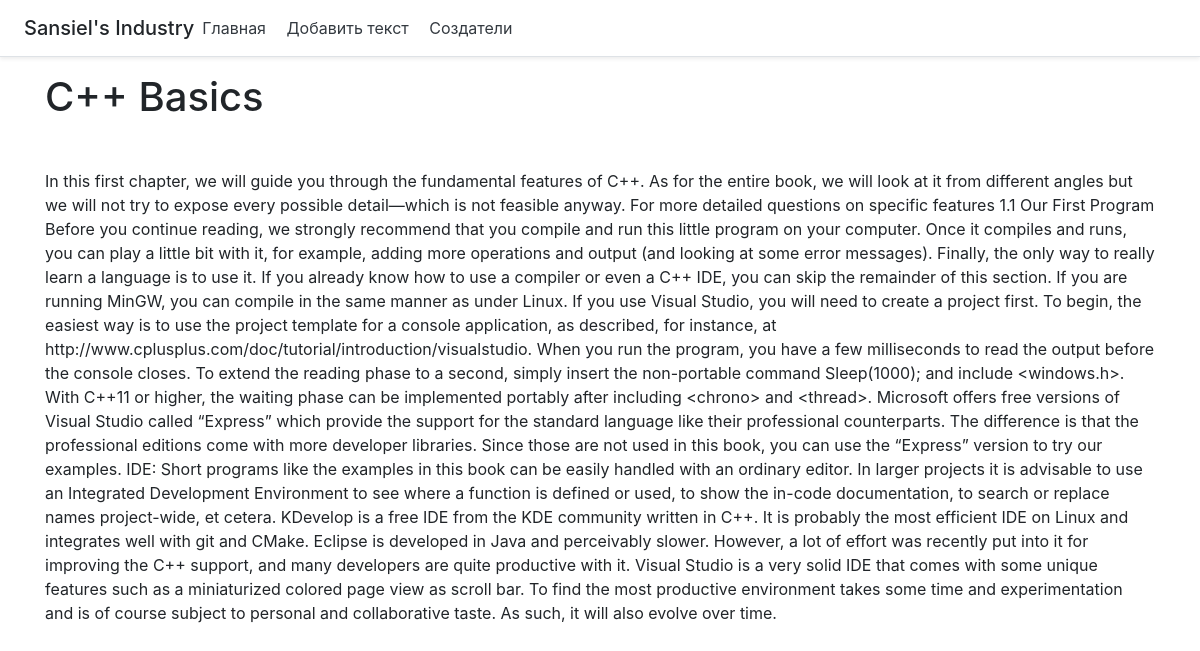
Screenshot of /texts/c-basics-1618160442/ with the database file from the repository.
### main/models.py (models this page shows, shortened)
class Texts(models.Model):  # Классная штука этот импорт
    title = models.CharField('Название', max_length=250)
    text = models.TextField('Текст')
    score = models.IntegerField('Оценка сложности', blank=True, null=True)  # blank и null не забыть убрать
    url = models.CharField('URL', blank=True, null=True, max_length=255)  # blank и null писать вместе.
    slug = models.SlugField(max_length=150, unique=True)
    symbol = models.IntegerField('Кол-во символов', blank=True, null=True)  #Добавлено по просьбе пользователей
    class Meta:  # Это для красивого отображения
        verbose_name = "Текст"
        verbose_name_plural = "Тексты"

### main/views.py (the view)
# urls.py: path('texts/<str:slug>/', views.text_detail, name='text_detail_url'),
def text_detail(request, slug):
    text = Texts.objects.get(slug__iexact=slug)
    return render(request, 'main/text_detail.html', {'text': text})

### main/templates/main/text_detail.html (shortened to what this page needs)
{% extends 'main/base.html' %}
{% block content %}
    <h1 class="mb-5">
        {{ text.title }}
    </h1>
    <p>
        {{ text.text }}
    </p>
{%  endblock %}

### rows the page displays
Texts: title "C++ Basics", text "In this first chapter, we will guide you through the fundamental features of C++. As for the entire book, we will look at it from different angles but we will not try to expose every possible detail—which is not feasible anyway. For more detailed questions on specific features 1.1 Our First Program Before you continue reading, we strongly recommend that you compile and run this little program on your computer. Once it compiles and runs, you can play a little bit with it, for example, adding more operations and output (and looking at some error messages). Finally, the only way to really learn a language is to use it. If you already know how to use a compiler or even a C++ IDE, you can skip…"
